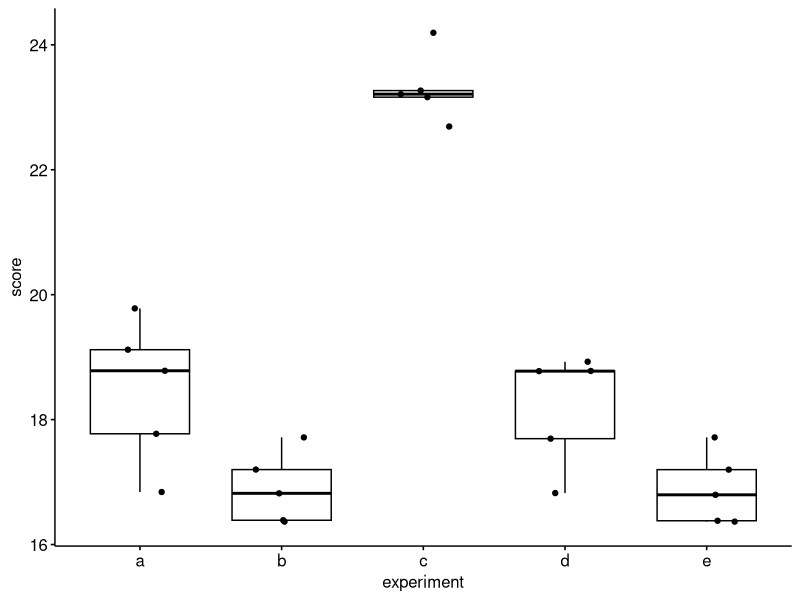
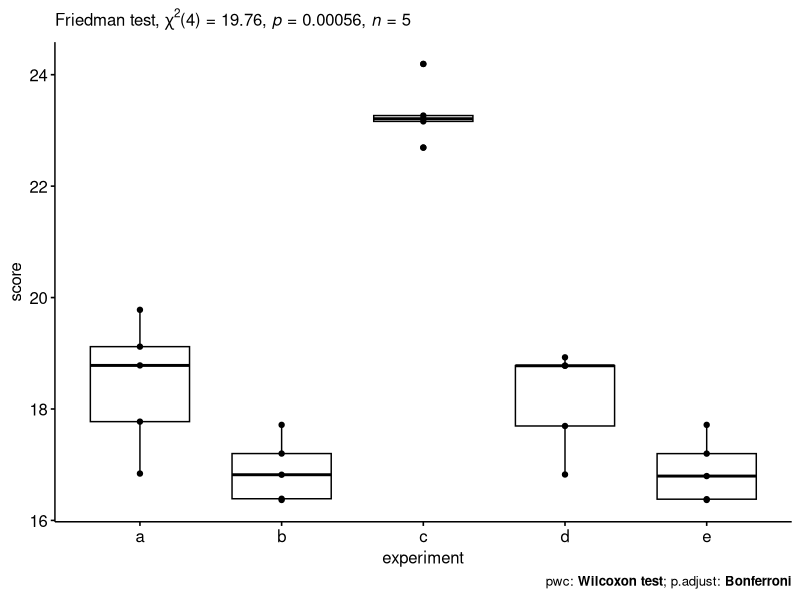

Generate these figures, in order, with R:
a <- c(19.119, 17.773, 19.78, 16.841, 18.782)
b <- c(17.2, 16.389, 17.715, 16.367, 16.82)
c <- c(22.692, 23.267, 24.193, 23.162, 23.21)
d <- c(18.927, 17.695, 18.776, 16.824, 18.779)
e <- c(17.199, 16.381, 17.715, 16.367, 16.796)
id <- c(1, 2, 3, 4, 5)

library(tidyverse)
library(rstatix)
library(ggpubr)

df <- data.frame(id, a, b, c, d, e)
head(df, 3)
df <- df %>% gather(key="experiment", value="score", a, b, c, d, e) %>% convert_as_factor(id, experiment)
head(df, 3)

df %>% group_by(experiment) %>% get_summary_stats(score, type="common")


ggboxplot(df, x = "experiment", y = "score", add = "jitter")

res.fried <- df %>% friedman_test(formula=score ~ experiment|id)
res.fried

df %>% friedman_effsize(score ~ experiment|id)

pwc <- df %>%
  wilcox_test(score ~ experiment, paired = TRUE, p.adjust.method = "bonferroni")
pwc

# Visualization: box plots with p-values
pwc <- pwc %>% add_xy_position(x = "experiment")
ggboxplot(df, x = "experiment", y = "score", add = "point") +
  stat_pvalue_manual(pwc, hide.ns = TRUE) +
  labs(
    subtitle = get_test_label(res.fried,  detailed = TRUE),
    caption = get_pwc_label(pwc)
  )